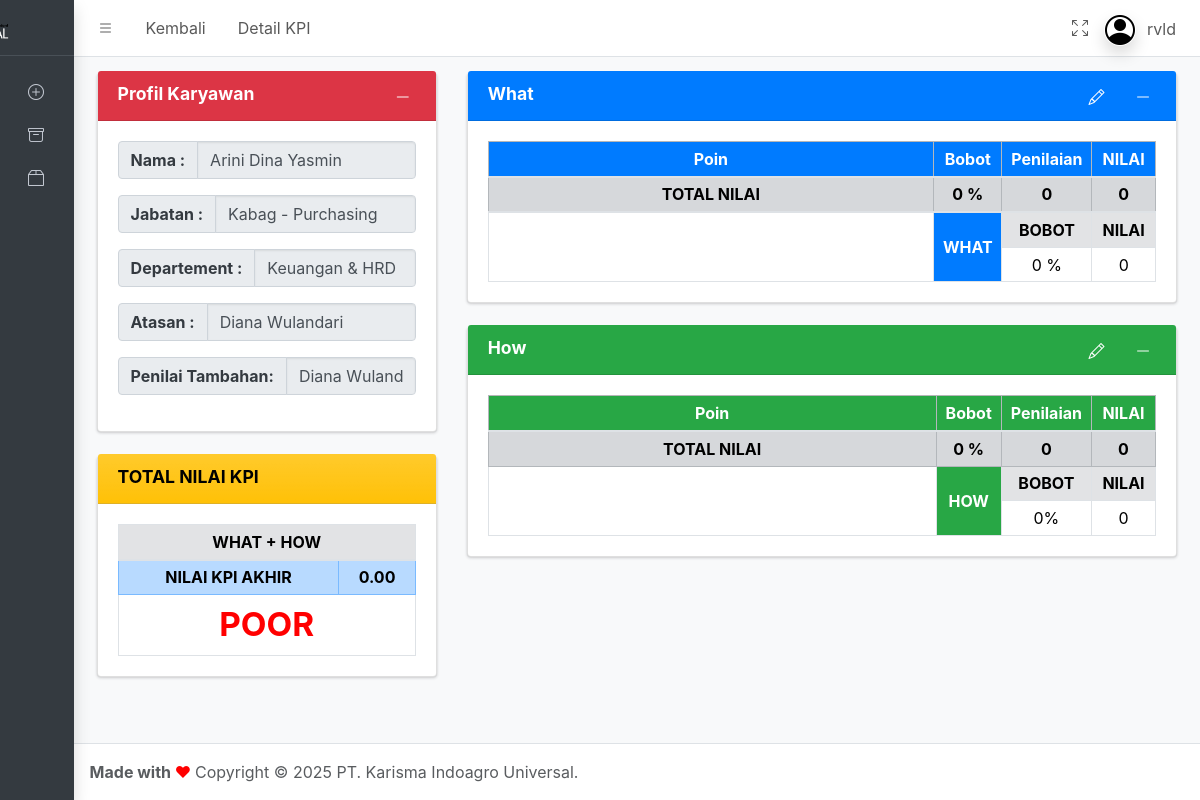
Before: /kpianggota?id=25 (signed in) with the older database file.
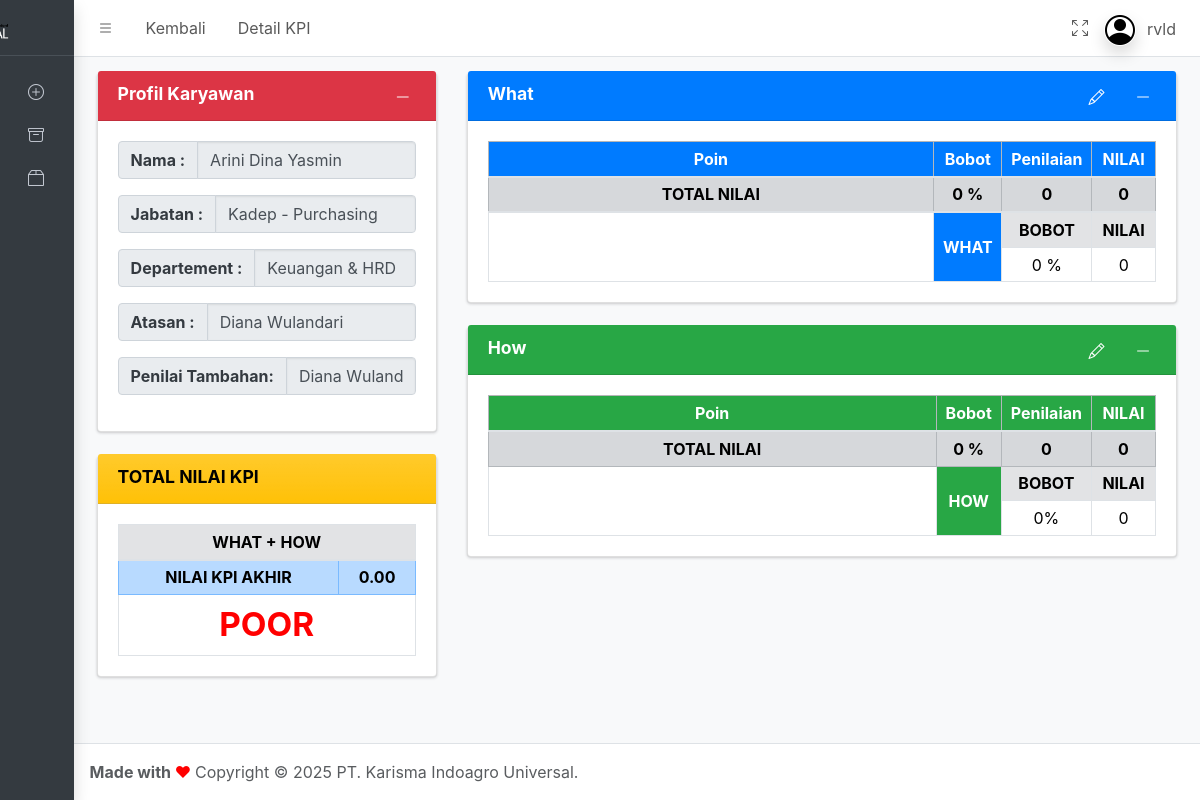
After: the same page with the newer database file.
### tables this page shows
CREATE TABLE `tb_users` (
  `id` int NOT NULL,
  `username` varchar(255) NOT NULL,
  `nama_lngkp` varchar(255) NOT NULL,
  `nik` varchar(255) NOT NULL,
  `bagian` varchar(255) NOT NULL,
  `departement` varchar(255) NOT NULL,
  `jabatan` varchar(255) NOT NULL,
  `atasan` varchar(255) NOT NULL,
  `penilai` varchar(255) NOT NULL
);

### kpianggota.php (the view, shortened to what the changed rows need)
<!DOCTYPE html>
<?php
if (!isset($_SESSION['id_user'])) {
    header("Location: index");
    exit();
} else {
    require 'helper/getUser.php';
    require 'helper/sp_functions.php';
    $id_sf = $_GET['id'];
    $user_id = isset($id_sf) ? $id_sf : $id_user;
    $sqlang = "SELECT * FROM tb_users WHERE id='$id_sf'";
    $resulasft = mysqli_query($conn, $sqlang);
    while ($hasilsfa = mysqli_fetch_assoc($resulasft)) {
        $nama_lngkpan = $hasilsfa['nama_lngkp'];
        $bagianan = $hasilsfa['bagian'];
        $departementan = $hasilsfa['departement'];
        $jabatanan = $hasilsfa['jabatan'];
        $atasanan = $hasilsfa['atasan'];
        $penilaian = $hasilsfa['penilai'];
    }
    function getnilaiWithSPDisplay($conn, $id) {
        $sql = "SELECT * FROM tb_kpi WHERE id_user='$id'";
        $totalws = 0;
        $resultsaf = mysqli_query($conn, $sql);
        $bobotkpid = 0;
        $sql5a = "SELECT bobotwhat as bw FROM tb_bobotkpi WHERE id_user=$id";
        $result5a = mysqli_query($conn, $sql5a);
        while ($row5a = mysqli_fetch_assoc($result5a)) {
            $bobotkpid = $row5a['bw'];
        }
        $zbotw = ($totalws * $bobotkpid) / 100;
        $totalhfg = 0;
        $resultfg = mysqli_query($conn, $sql);
        $bobotkpias = 0;
        $sql8a = "SELECT bobothow as bh FROM tb_bobotkpi WHERE id_user=$id";
        $result8a = mysqli_query($conn, $sql8a);
        while ($row8a = mysqli_fetch_assoc($result8a)) {
            $bobotkpias = $row8a['bh'];
        }
        $zboth = ($totalhfg * $bobotkpias) / 100;
        $nilai_asli = $zboth + $zbotw;
        return calculateKPIWithSP($conn, $id, $nilai_asli);
    }
} ?>
<html lang="en">
<head>
    <link rel="stylesheet" href="https://cdn.jsdelivr.net/npm/@fontsource/source-sans-3@5.0.12/index.css"
>
    <link rel="stylesheet" href="https://cdn.jsdelivr.net/npm/overlayscrollbars@2.3.0/styles/overlayscrollbars.min.css"
>
    <link rel="stylesheet" href="https://cdn.jsdelivr.net/npm/bootstrap-icons@1.11.0/font/bootstrap-icons.min.css"
>
    <link rel="stylesheet" href="assets/css/adminlte.css">
    <link rel="stylesheet" href="https://cdn.jsdelivr.net/npm/bootstrap@4.6.2/dist/css/bootstrap.min.css"
>
    <link rel="stylesheet" type="text/css" href="assets/css/datatables/datatables.min.css" />
    <link rel="stylesheet" href="https://cdn.jsdelivr.net/npm/apexcharts@3.37.1/dist/apexcharts.css"
>
    <link rel="stylesheet" href="https://cdn.jsdelivr.net/npm/jsvectormap@1.5.3/dist/css/jsvectormap.min.css"
>
</head>
<body class="layout-fixed sidebar-expand-lg sidebar-mini sidebar-collapse bg-body-tertiary">
    <div class="app-wrapper">
        <main class="app-main">
            <div class="app-content">
                <div class="container-fluid">
                    <div class="row">
                        <div class="col-lg-4 connectedSortable">
                            <div class="card mb-4">
                                <div class="card-body">
                                    <div class="input-group mb-3">
                                        <span style="color : #343A40;" class="input-group-text fw-bold"
                                            id="nama-addon">Nama : </span>
                                        <input disabled type="text" value="<?php echo $nama_lngkpan; ?>"
                                            class="form-control" placeholder="Nama" aria-label="Nama"
                                            aria-describedby="nama-addon">
                                    </div>
                                    <div class="input-group mb-3">
                                        <span style="color : #343A40;" class="input-group-text fw-bold"
                                            id="jabatan-addon">Jabatan :</span>
                                        <input disabled type="text"
                                            value="<?php echo $jabatanan . " - " . $bagianan; ?>" class="form-control"
                                            placeholder="Jabatan" aria-label="Jabatan" aria-describedby="jabatan-addon">
                                    </div>
                                    <div class="input-group mb-3">
                                        <span style="color : #343A40;" class="input-group-text fw-bold"
                                            id="depart-addon">Departement :</span>
                                        <input disabled type="text" value="<?php echo $departementan; ?>"
                                            class="form-control" placeholder="Departement" aria-label="Departement"
                                            aria-describedby="depart-addon">
                                    </div>
                                    <div class="input-group mb-3">
                                        <span style="color : #343A40;" class="input-group-text fw-bold"
                                            id="atasan-addon">Atasan :</span>
                                        <input disabled type="text" value="<?php echo $atasanan; ?>"
                                            class="form-control" placeholder="Koordinator" aria-label="Koordinator"
                                            aria-describedby="atasan-addon">
                                    </div>
                                    <div class="input-group mb-3">
                                        <span style="color : #343A40;" class="input-group-text fw-bold"
                                            id="penilai-addon">Penilai Tambahan:</span>
                                        <input disabled type="text" value="<?php echo $penilaian; ?>"
                                            class="form-control" placeholder="Penilai" aria-label="Penilai"
                                            aria-describedby="penilai-addon">
                                    </div>
                                </div>
                            </div>
                            <div class="card mb-4">
                                <div class="card-body">
                                    <?php
                                    $kpi_result = getnilaiWithSPDisplay($conn, $user_id);
                                    $nilai_akhir = $kpi_result['nilai_akhir'];
                                    ?>
                                    <table class="table table-bordered table-sm">
                                        <thead>
                                            <tr>
                                                <th colspan="2" class="table-secondary">
                                                    <center>WHAT + HOW</center>
                                                </th>
                                            </tr>
                                        </thead>
                                        <tbody>
                                            <tr class="table-primary">
                                                <th>
                                                    <center>NILAI KPI AKHIR</center>
                                                </th>
                                                <th>
                                                    <center><?= number_format($nilai_akhir, 2); ?></center>
                                                </th>
                                            </tr>
                                        </tbody>
                                    </table>
                                </div>
                            </div>
                        </div>
                        <div class="col-lg-8 connectedSortable">
                            <div class="card mb-4">
                                <div class="card-body">
                                    <table class="table table-bordered table-sm">
                                        <thead>
                                            <tr class="table-secondary">
                                                <th style="color: white;" scope="col" class="col-7 bg-primary">
                                                    <center>Poin</center>
                                                </th>
                                                <th style="color: white;" scope="col" class="col-1  bg-primary">
                                                    <center>Bobot</center>
                                                </th>
                                                <th style="color: white;" scope="col" class="col-1 bg-primary">
                                                    <center>Penilaian</center>
                                                </th>
                                                <th style="color: white;" scope="col" class="col-1 bg-primary">
                                                    <center>NILAI</center>
                                                </th>
                                            </tr>
                                        </thead>
                                        <tbody>
                                            <?php
                                            $totalw = 0;
                                            $totalbobot = 0;
                                            $sql4 = "SELECT SUM(total) as total FROM tb_whats WHERE id_user=$id_sf";
                                            $result4 = mysqli_query($conn, $sql4);
                                            $row4 = mysqli_fetch_assoc($result4);
                                            $totalnilai4 = $row4['total'];
                                            ?>
                                            <tr class="table-secondary">
                                                <th>
                                                    <center>TOTAL NILAI</center>
                                                </th>
                                                <th>
                                                    <center><?= $totalbobot ?> %</center>
                                                </th>
                                                <th>
                                                    <center><?= round($totalnilai4) ?></center>
                                                </th>
                                                <th>
                                                    <center><?= $totalw ?></center>
                                                </th>
                                            </tr>
                                        </tbody>
                                        <tr>
                                            <th rowspan="2"></th>
                                            <th style="color: white;" rowspan="2"
                                                class="align-middle table-secondary bg-primary">
                                                <center>WHAT</center>
                                            </th>
                                            <th class="table-secondary">
                                                <center>BOBOT</center>
                                            </th>
                                            <th class="table-secondary">
                                                <center>NILAI</center>
                                            </th>
                                        </tr>
                                    </table>
                                </div>
                            </div>
                            <div class="card mb-4">
                                <div class="card-body">
                                    <table class="table table-bordered table-sm">
                                        <thead>
                                            <tr class="table-secondary">
                                                <th style="color: white;" scope="col" class="col-7  bg-success">
                                                    <center>Poin</center>
                                                </th>
                                                <th style="color: white;" scope="col" class="col-1 bg-success">
                                                    <center>Bobot</center>
                                                </th>
                                                <th style="color: white;" scope="col" class="col-1 bg-success">
                                                    <center>Penilaian</center>
                                                </th>
                                                <th style="color: white;" scope="col" class="col-1 bg-success">
                                                    <center>NILAI</center>
                                                </th>
                                            </tr>
                                        </thead>
                                        <tbody>
                                            <?php
                                            $totalh = 0;
                                            $totalboboth = 0;
                                            $sql4 = "SELECT SUM(total) as total FROM tb_hows WHERE id_user=$id_sf ";
                                            $result4 = mysqli_query($conn, $sql4);
                                            $row4 = mysqli_fetch_assoc($result4);
                                            $totalnilai5 = $row4['total'];
                                            ?>
                                            <tr class="table-secondary">
                                                <th>
                                                    <center>TOTAL NILAI</center>
                                                </th>
                                                <th>
                                                    <center>
                                                        <?= $totalboboth ?> %
                                                    </center>
                                                </th>
                                                <th>
                                                    <center>
                                                        <?= round($totalnilai5) ?>
                                                    </center>
                                                </th>
                                                <th>
                                                    <center>
                                                        <?= $totalh ?>
                                                    </center>
                                                </th>
                                            </tr>
                                            <tr>
                                                <th rowspan="2"></th>
                                                <th style="color: white;" rowspan="2"
                                                    class=" bg-success align-middle table-secondary">
                                                    <center>HOW</center>
                                                </th>
                                                <th class="table-secondary">
                                                    <center>BOBOT</center>
                                                </th>
                                                <th class="table-secondary">
                                                    <center>NILAI</center>
                                                </th>
                                            </tr>
                                        </tbody>
                                    </table>
                                </div>
                            </div>
                        </div>
                    </div>
                </div>
            </div>
        </main>
        <?php include("pages/part/p_footer.php"); ?>
</body>
</html>
</html>

Changed rows visible on the page:
changed tb_users "Arini Dina Yasmin": jabatan+bagian "Kabag - Purchasing" → "Kadep - Purchasing"
